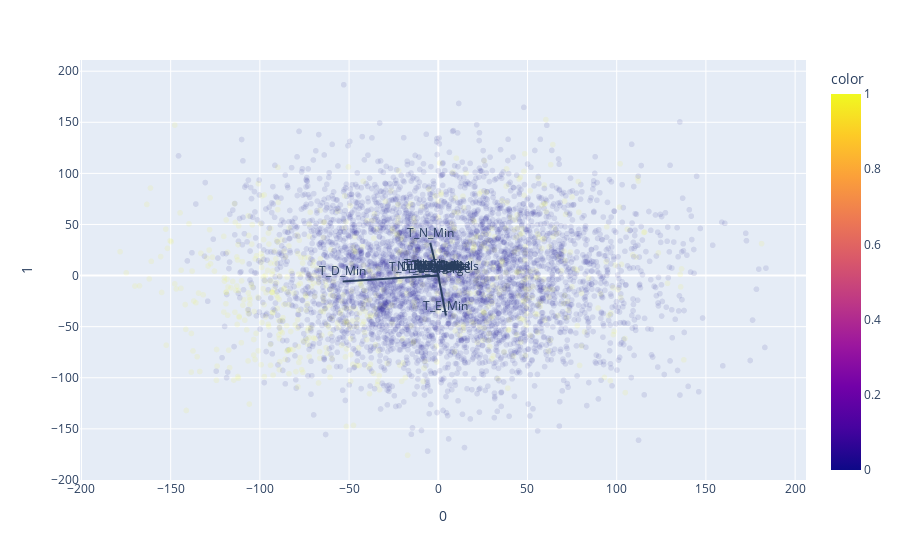

Here is the notebook cell this chart was saved with:
### Code cell
features = ['Act_Len','Int_Plan','VM_Plan','Num_VM','T_D_Min','T_D_Calls','T_D_Charge','T_E_Min','T_E_Calls','T_E_Charge','T_N_Min','T_N_Calls','T_N_Charge','T_I_Min','T_I_Calls','T_I_Charge','Num_Srv_Calls']
X = df[features]

pca = PCA(n_components=2)
components = pca.fit_transform(X)

loadings = pca.components_.T * np.sqrt(pca.explained_variance_)

fig = px.scatter(components, x=0, y=1, opacity=0.1, color=df['Churned'])

for i, feature in enumerate(features):
    fig.add_shape(
        type='line',
        x0=0, y0=0,
        x1=loadings[i, 0],
        y1=loadings[i, 1]
    )
    fig.add_annotation(
        x=loadings[i, 0],
        y=loadings[i, 1],
        ax=0, ay=0,
        xanchor="center",
        yanchor="bottom",
        text=feature,
    )
fig.show()

### Figure 1 — Plotly figure (JSON) as saved in the notebook; plotly's stock layout.template omitted (floating-point values rounded to 4 significant figures; data arrays with more than 128 entries replaced by an {"elided": "..."} marker saying what was removed)
{"data": [{"hovertemplate": "0=%{x}<br>1=%{y}<br>color=%{marker.color}<extra></extra>", "legendgroup": "", "marker": {"color": {"elided": "5000 int values"}, "coloraxis": "coloraxis", "opacity": 0.1, "symbol": "circle"}, "mode": "markers", "name": "", "showlegend": false, "type": "scattergl", "x": {"elided": "5000 float values"}, "xaxis": "x", "y": {"elided": "5000 float values"}, "yaxis": "y"}], "layout": {"annotations": [{"ax": 0, "ay": 0, "text": "Act_Len", "x": 0.02085, "xanchor": "center", "y": 0.7925, "yanchor": "bottom"}, {"ax": 0, "ay": 0, "text": "Int_Plan", "x": -0.007133, "xanchor": "center", "y": -0.01053, "yanchor": "bottom"}, {"ax": 0, "ay": 0, "text": "VM_Plan", "x": -0.0004553, "xanchor": "center", "y": -0.006888, "yanchor": "bottom"}, {"ax": 0, "ay": 0, "text": "Num_VM", "x": -0.06264, "xanchor": "center", "y": -0.179, "yanchor": "bottom"}, {"ax": 0, "ay": 0, "text": "T_D_Min", "x": -53.59, "xanchor": "center", "y": -5.69, "yanchor": "bottom"}, {"ax": 0, "ay": 0, "text": "T_D_Calls", "x": -0.04966, "xanchor": "center", "y": 0.05554, "yanchor": "bottom"}, {"ax": 0, "ay": 0, "text": "T_D_Charge", "x": -9.11, "xanchor": "center", "y": -0.9673, "yanchor": "bottom"}, {"ax": 0, "ay": 0, "text": "T_E_Min", "x": 4.295, "xanchor": "center", "y": -39.13, "yanchor": "bottom"}, {"ax": 0, "ay": 0, "text": "T_E_Calls", "x": -0.1823, "xanchor": "center", "y": -0.04409, "yanchor": "bottom"}, {"ax": 0, "ay": 0, "text": "T_E_Charge", "x": 0.3653, "xanchor": "center", "y": -3.325, "yanchor": "bottom"}, {"ax": 0, "ay": 0, "text": "T_N_Min", "x": -4.5, "xanchor": "center", "y": 32.04, "yanchor": "bottom"}, {"ax": 0, "ay": 0, "text": "T_N_Calls", "x": -0.1211, "xanchor": "center", "y": 0.1396, "yanchor": "bottom"}, {"ax": 0, "ay": 0, "text": "T_N_Charge", "x": -0.2025, "xanchor": "center", "y": 1.442, "yanchor": "bottom"}, {"ax": 0, "ay": 0, "text": "T_I_Min", "x": 0.05501, "xanchor": "center", "y": -0.005292, "yanchor": "bottom"}, {"ax": 0, "ay": 0, "text": "T_I_Calls", "x": 0.007905, "xanchor": "center", "y": -0.04138, "yanchor": "bottom"}, {"ax": 0, "ay": 0, "text": "T_I_Charge", "x": 0.01488, "xanchor": "center", "y": -0.00147, "yanchor": "bottom"}, {"ax": 0, "ay": 0, "text": "Num_Srv_Calls", "x": -0.004012, "xanchor": "center", "y": 0.00641, "yanchor": "bottom"}], "coloraxis": {"colorbar": {"title": {"text": "color"}}, "colorscale": [[0, "#0d0887"], [0.1111, "#46039f"], [0.2222, "#7201a8"], [0.3333, "#9c179e"], [0.4444, "#bd3786"], [0.5556, "#d8576b"], [0.6667, "#ed7953"], [0.7778, "#fb9f3a"], [0.8889, "#fdca26"], [1, "#f0f921"]]}, "legend": {"tracegroupgap": 0}, "margin": {"t": 60}, "shapes": [{"type": "line", "x0": 0, "x1": 0.02085, "y0": 0, "y1": 0.7925}, {"type": "line", "x0": 0, "x1": -0.007133, "y0": 0, "y1": -0.01053}, {"type": "line", "x0": 0, "x1": -0.0004553, "y0": 0, "y1": -0.006888}, {"type": "line", "x0": 0, "x1": -0.06264, "y0": 0, "y1": -0.179}, {"type": "line", "x0": 0, "x1": -53.59, "y0": 0, "y1": -5.69}, {"type": "line", "x0": 0, "x1": -0.04966, "y0": 0, "y1": 0.05554}, {"type": "line", "x0": 0, "x1": -9.11, "y0": 0, "y1": -0.9673}, {"type": "line", "x0": 0, "x1": 4.295, "y0": 0, "y1": -39.13}, {"type": "line", "x0": 0, "x1": -0.1823, "y0": 0, "y1": -0.04409}, {"type": "line", "x0": 0, "x1": 0.3653, "y0": 0, "y1": -3.325}, {"type": "line", "x0": 0, "x1": -4.5, "y0": 0, "y1": 32.04}, {"type": "line", "x0": 0, "x1": -0.1211, "y0": 0, "y1": 0.1396}, {"type": "line", "x0": 0, "x1": -0.2025, "y0": 0, "y1": 1.442}, {"type": "line", "x0": 0, "x1": 0.05501, "y0": 0, "y1": -0.005292}, {"type": "line", "x0": 0, "x1": 0.007905, "y0": 0, "y1": -0.04138}, {"type": "line", "x0": 0, "x1": 0.01488, "y0": 0, "y1": -0.00147}, {"type": "line", "x0": 0, "x1": -0.004012, "y0": 0, "y1": 0.00641}], "xaxis": {"anchor": "y", "domain": [0, 1], "title": {"text": "0"}}, "yaxis": {"anchor": "x", "domain": [0, 1], "title": {"text": "1"}}}}
